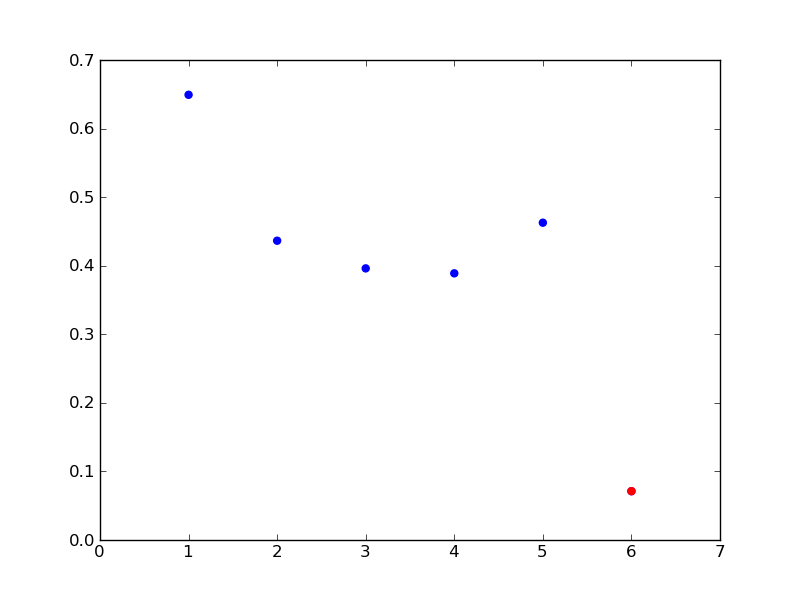

The Python source for this figure:
import InsertTools
import sys
from numpy import  *
import operator
import matplotlib
matplotlib.use('Agg')
from matplotlib import pyplot as pt

def taskPara(stage_id):
	conn = InsertTools.getConnection()
	cur = conn.cursor()
	para_list = ['cpu_usage', 'ioWaitRatio', 'weighted_io', 'mem_usage', 'diskR_band', 'diskW_band', 'netS_band', 'netR_band', 'ipc', 'L2_MPKI', 'L1I_MPKI', 'L3_MPKI']
	sql = "select task_host, avg(%s) from task where stage_id = '%s' group by task_host;" % (para_list[2], stage_id)
	cur.execute(sql)
	res = cur.fetchall()
	nodes = {}
	node_list = []
	value_list = []
	for r in res:
		node_list.append(r[0])
		value_list.append(r[1])
	# label values by knn
	a = float(max(value_list))
	b = float(min(value_list))
	label_list = []
	distance_list = []
	for d in value_list:
		label,distance = knn([d],a,b,1)
		label_list.append(label)
		distance_list.append(distance)
	#detect outlier
	num_a = label_list.count('A')
	num_b = label_list.count('B')
	i = 0
	out = []
	out_list = []
	outlier_node=[]
	outlier_value=[]
	if num_a <= num_b/2:
		for lab in label_list:
			for dis in distance_list:
				if lab == 'A' and dis[0] >= 0.3:
					out_node = node_list[i]
					out_value = value_list[i]
					out_index = i+1
					out = [out_index,out_value]
					out_list.append(out)
					outlier_node.append(out_node)
					outlier_value.append(out_value)
			i = i+1
	if num_b < num_a/2:
		for lab in label_list:
			for dis in distance_list:
				if lab == 'B' and dis[0] >= 0.3:
					out_node = node_list[i]
					out_value = value_list[i]
					out_index = i+1
					out = [out_index,out_value]
					out_list.append(out)
					outlier_node.append(out_node)
					outlier_value.append(out_value)
			i = i+1
	outlier_node=list(set(outlier_node))
	outlier_value=list(set(outlier_value))
	print "Outlier: ",outlier_node,outlier_value
	cur.close()
	conn.commit()
	conn.close()
	return value_list, para_list[0], label_list, out_list
	
def knn(inX, a, b, k):
	dataSet = [[a],[b]]
	dataSet = array(dataSet)
	labels = ['A','B']
	dataSetSize = dataSet.shape[0]
	diffMat = tile(inX, (dataSetSize,1)) - dataSet    
	sqDiffMat = diffMat**2
	sqDistances = sqDiffMat.sum(axis=1) 
	distances = sqDistances**0.5
	sortedDistances = distances.argsort()  
	classCount = {}
	for i in range(k):
		numOflabel = labels[sortedDistances[i]]
		classCount[numOflabel] = classCount.get(numOflabel,0) + 1 
	sortedClassCount = sorted(classCount.iteritems(), key=operator.itemgetter(1),reverse=True)
	return sortedClassCount[0][0],distances
	
def plotPic(data, out_list):
	instances = []
	x = 1
	for each in data:
		instance = (x,each)
		x = x+1
		instances.append(instance)
	x,y = zip(*instances)
	pt.scatter(x,y, s=20, color="#0000FF")
	for instance in out_list:
		pt.scatter(instance[0], instance[1], color = "#FF0000")
	pt.show()

if __name__ == '__main__':
	stage_id = sys.argv[1]
	#stage_id = "spark_stage_app-20160630230531-0000_0"
	#stage_id = "spark_stage_app-20160714162322-0002_3"
	data, para, labels, outlier = taskPara(stage_id)
	print "The average %s of each node is: " % para, data,'\n'
	print "The labels of each node: ",labels
	plotPic(data, outlier)
		
